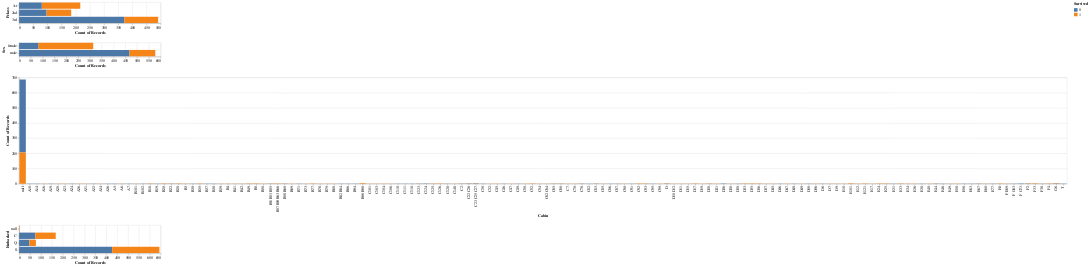

Notebook code cell kept with this figure:
### Code cell
#Pclass, Sex, Cabin, Embarked

plot_pclass = alt.Chart(train_df).mark_bar().encode(
    y='Pclass',
    x='count()',
    fill='Survived'
)
plot_sex = alt.Chart(train_df).mark_bar().encode(
    y='Sex',
    x='count()',
    fill='Survived'
)
plot_cabin = alt.Chart(train_df).mark_bar().encode(
    x='Cabin',
    y='count()',
    fill='Survived'
)
plot_embarked = alt.Chart(train_df).mark_bar().encode(
    y='Embarked',
    x='count()',
    fill='Survived'
)

plot_pclass & plot_sex & plot_cabin & plot_embarked

### Figure 1 — Vega-Lite specification as saved in the notebook (floating-point values rounded to 4 significant figures; data arrays with more than 128 entries replaced by an {"elided": "..."} marker saying what was removed)
{"$schema": "https://vega.github.io/schema/vega-lite/v4.8.1.json", "config": {"view": {"continuousHeight": 300, "continuousWidth": 400}}, "data": {"name": "data-c75ed79a578a3a62372c65df404a1cdc"}, "datasets": {"data-c75ed79a578a3a62372c65df404a1cdc": {"elided": "891 records"}}, "vconcat": [{"encoding": {"fill": {"field": "Survived", "type": "nominal"}, "x": {"aggregate": "count", "type": "quantitative"}, "y": {"field": "Pclass", "type": "nominal"}}, "mark": "bar"}, {"encoding": {"fill": {"field": "Survived", "type": "nominal"}, "x": {"aggregate": "count", "type": "quantitative"}, "y": {"field": "Sex", "type": "nominal"}}, "mark": "bar"}, {"encoding": {"fill": {"field": "Survived", "type": "nominal"}, "x": {"field": "Cabin", "type": "nominal"}, "y": {"aggregate": "count", "type": "quantitative"}}, "mark": "bar"}, {"encoding": {"fill": {"field": "Survived", "type": "nominal"}, "x": {"aggregate": "count", "type": "quantitative"}, "y": {"field": "Embarked", "type": "nominal"}}, "mark": "bar"}]}
